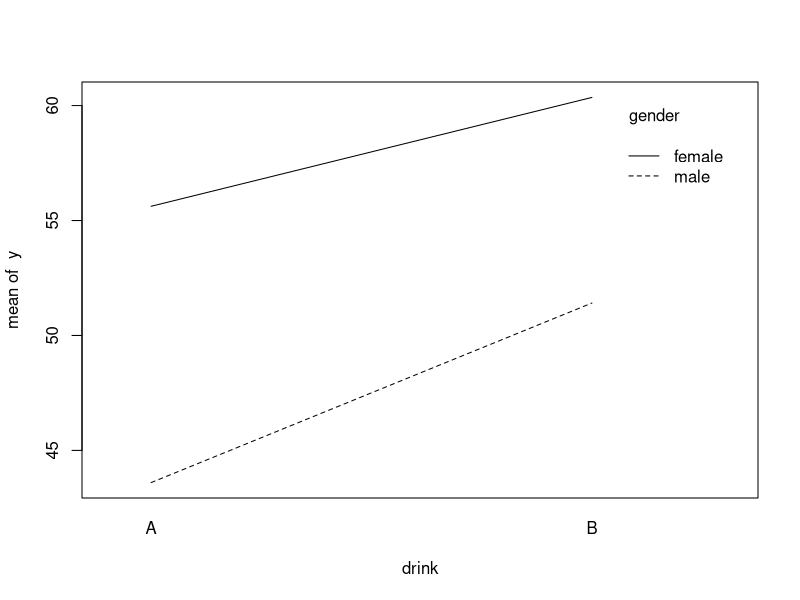
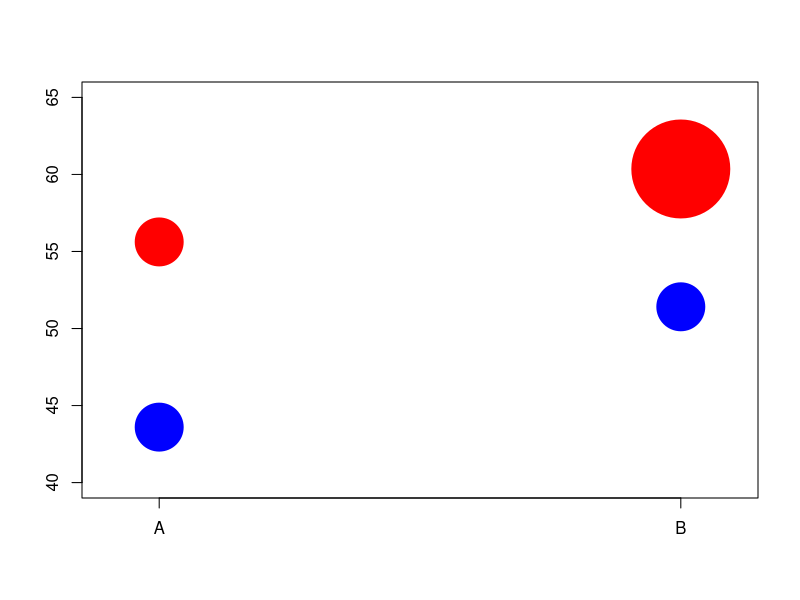

Here is the R script that generated these plots, in order:
## Generate data ####
options(contrasts = c("contr.treatment", "contr.treatment"))

set.seed(12)

y <- round(c(rnorm(10, mean = 45, sd = 3),
             rnorm(10, mean = 52, sd = 3),
             rnorm(10, mean = 55, sd = 3),
             rnorm(40, mean = 60, sd = 3)), 1)

y[1:10]
y[11:20]
y[21:30]
y[31:70]

matrix(y[31:70], ncol = 4)

gender <- factor(c(rep("male", 20), rep("female", 50)), levels = c("male", "female"))
drink  <- factor(rep(c("A", "B", "A", "B"), times = c(10, 10, 10, 40)))

table(gender, drink)

## Visualize data ####
interaction.plot(drink, gender, y)

m <- aggregate(y, by = list(gender, drink), function(x) return(c(length(x), mean(x))))

symbols(as.numeric(m[,2]), m$x[,2], circles = sqrt(m$x[,1]), xlab = "", ylab = "", inch = 0.5,
        xaxt = "n", ylim = c(40, 65), bg = c("blue", "red", "blue", "red"), fg = "white")
axis(1, at = c(1, 2), labels = c("A", "B"))

## Analyze data ####

## Type I sum of squares
fit <- aov(y ~ gender * drink)
summary(fit)

fit2 <- aov(y ~ drink * gender)
summary(fit2) ## sum of squares change!

coef(fit)
coef(fit2) ## the coefficients are of course the same

## Type II sum of squares
library(car)
Anova(fit, type = "II")

## Type III sum of squares
drop1(fit, scope = ~., test = "F")
## main effects tests typically not very meaningful
## if we have a significant interaction in the model

## interaction effect can also be tested as follows
## (using the model comparison approach)
fit.A <- aov(y ~ gender + drink)
fit.B <- aov(y ~ gender * drink)
anova(fit.A, fit.B)

